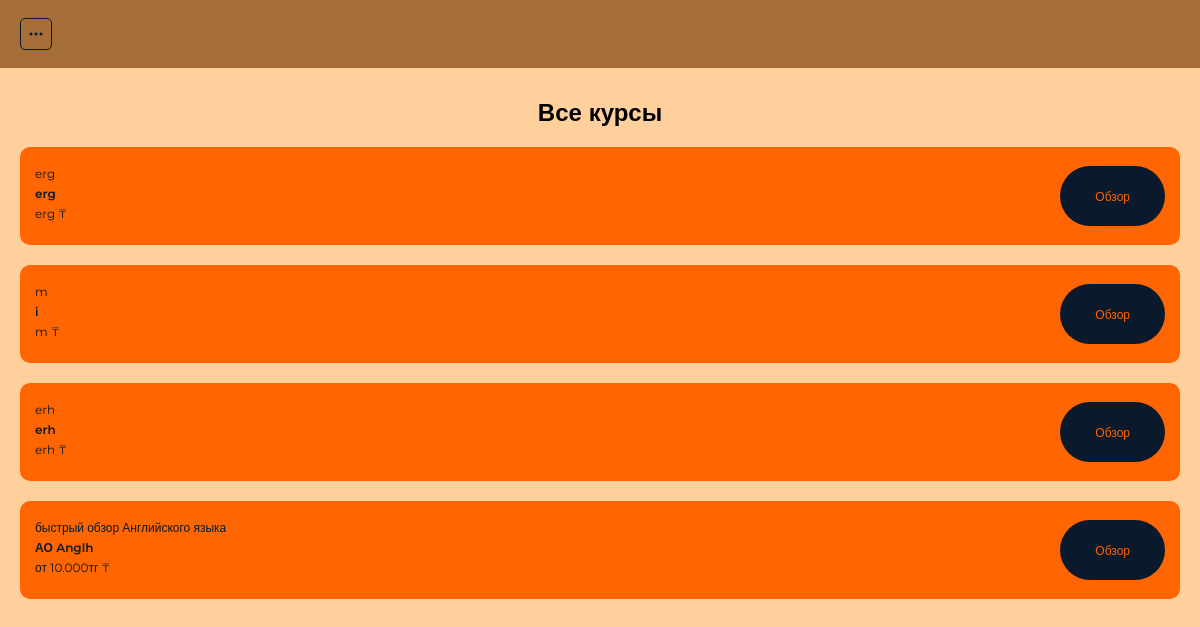
The app's page /jobs/ (signed in) with its own data.
### startit_app/models.py (models this page shows, shortened)
class Job(models.Model):
    title = models.CharField("Название курса", max_length=255)
    category = models.ForeignKey(Category, on_delete=models.CASCADE, verbose_name="Выберите область")
    company = models.CharField("Название компании", max_length=100)
    expirience = models.CharField("Срок курса", max_length=80, default="не указано")
    salary = models.CharField("Стоимость курса", max_length=50)
    description = models.TextField("Описание курса")
    skills = models.CharField("Будущие навыки", max_length=255)
    address = models.CharField("Адрес", max_length=100, default="Алматы, Абая 52г")
    phone = models.CharField("Телефон", max_length=15)
    email = models.CharField("E-mail", max_length=100)
    created_at = models.DateTimeField("Дата и время публикации курса", default=datetime.now)
    class Meta:
        verbose_name = "Курс"
        verbose_name_plural = "Курсы"

### startit_app/views.py (the view)
# urls.py: path("jobs/",views.jobs_page, name="jobs_page"),
def jobs_page(request):
    jobs = Job.objects.all().order_by('-created_at')
    context={
        'jobs': jobs
    }
    return render(request,"./jobs.html", context )

### startit_app/templates/jobs.html (shortened to what this page needs)
{% extends 'base.html' %}
{% block content %}
{% if user.is_authenticated %}
<section class="jobs">
    <div class="container">
        <h2 class="title">Все курсы</h2>
        {% for job in jobs %}
        <div class="jobs-list">
                <div class="jobs-card">
                    <div>
                        <h3 class="jobs-card_title">{{ job.title }}</h3>
                        <h3 class="jobs-card_company">{{ job.company }}</h3>
                        <h3 class="jobs-card_title">
                        {% if job.salary == 'не указано'%}
                        {{ job.salary }}
                        {% else %}
                        {{ job.salary }} &#8376;
                        {% endif %}
                        </h3>
                    </div>
                <a href="{% url 'job_detail_page' pk=job.pk %}" class="dark-button">Обзор</a>
            </div>
        </div>
        {% endfor %}
    </div>
</section>
{% endif %}
{% endblock %}

### startit_app/templates/base.html (shortened to what this page needs)
{% load static %}
<!DOCTYPE html>
<html lang="en">
<head>
    <link rel="stylesheet" href="{% static './css/style.css' %}">
</head>
<body>
    <header class="header">
        <div class="container">
            <button class="menu-button" onclick="burgerMenuAction()">
                <img src="{% static './images/menu-list/menu.svg' %}" alt="Menu">
            </button>
        </div>
    </header>
    <main>
        {% block content %}
        {% endblock %}
    </main>
</body>
</html>

### startit_app/static/css/style.css (style rules this page uses)
* { padding:0; margin:0; box-sizing: border-box; font-family: "Montserrat", sans-serif; }
:root { --light:#FFD09B; --brown:#A66E38; --dark:#0B192C; --blue:#1E3E62; --orange:#FF6500; --input:#f0b986; }
.container { margin-left: 20px; margin-right: 20px; }
.header { padding: 18px 0; background-color: var(--brown); position: sticky; top: 0px; }
.menu-button { background-color: transparent; cursor: pointer; border: 1px solid var(--dark); border-radius: 5px; height: 32px; width: 32px; display: flex; align-items: center; justify-content: center; }
.title { display: flex; justify-content: center; }
main { background-color: var(--light); min-height: 100vh; }
.categories, .jobs, .job-detail, .auth { padding: 30px 0; }
.categories-list, .jobs-list { margin: 20px 0; }
.jobs-card { background-color: var(--orange); padding: 15px; border-radius: 10px; margin-bottom: 15px; display: flex; justify-content: space-between; align-items: center; }
.jobs-card_title, .jobs-card_company { color: var(--dark); font-size: 12px; margin-bottom: 5px; }
.jobs-card_title { font-weight: 400; }
.jobs-card_company { font-weight: 600; }
.dark-button, .button-success { cursor: pointer; height: 60px; font-size: 12px; text-decoration: none; display: inline-block; margin: 4px 0; background-color: var(--dark); color: var(--orange); padding: 10px 35px; border-radius: 30px; border: none; display: flex; align-items: center; }

### records on screen
Job: title "erg", company "erg", salary "erg"
Job: title "m", company "i", salary "m"
Job: title "erh", company "erh", salary "erh"
Job: title "быстрый обзор Английского языка", company "АО Anglh", salary "от 10.000тг"
